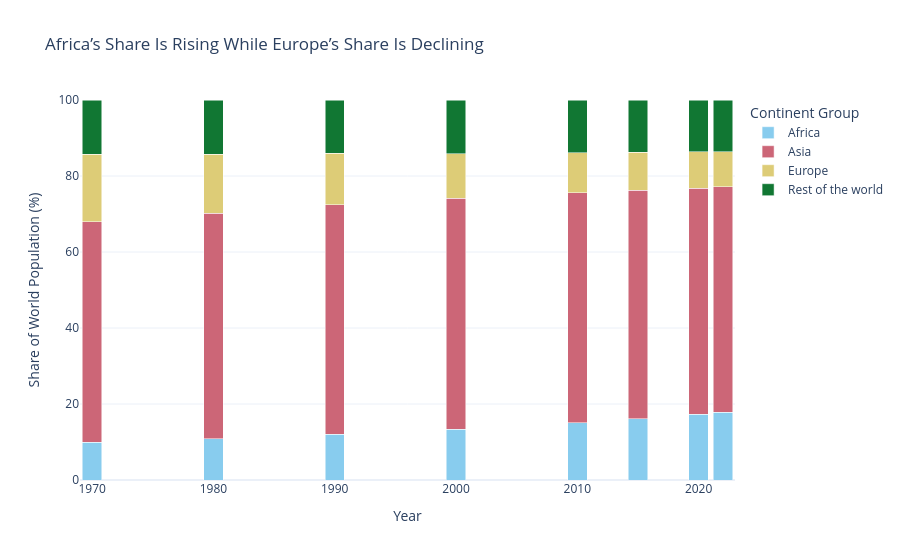

The notebook cell saved with this chart:
### Markdown cell above
**Chart choice & justification:** *Which chart did you choose, and why? Justify design choices.

*YOUR ANSWER HERE*

I chose a 100% stacked bar chart because it shows how each continent group contributes to the total world population over time. Each bar represents 100% of the population for a particular year, making it easy to compare changes in population shares.

### Code cell
# Q7
# YOUR CODE HERE


df_long['Continent Group'] = df_long['Continent'].replace({
    'North America': 'Rest of the world',
    'South America': 'Rest of the world',
    'Oceania': 'Rest of the world'
})

continent_pop = df_long.groupby(
    ['Year', 'Continent Group']
)['Population'].sum().reset_index()

continent_pop['World Share (%)'] = (
    continent_pop['Population']
    / continent_pop.groupby('Year')['Population'].transform('sum')
) * 100

fig = px.bar(
    continent_pop,
    x='Year',
    y='World Share (%)',
    color='Continent Group',
    barmode='stack',
    title='Africa’s Share Is Rising While Europe’s Share Is Declining',
    color_discrete_sequence=px.colors.qualitative.Safe
)

fig.update_layout(
    template='plotly_white',
    xaxis_title='Year',
    yaxis_title='Share of World Population (%)',
    legend_title='Continent Group'
)

fig.update_yaxes(range=[0, 100])

fig.show()

### Figure 1 — Plotly figure (JSON) as saved in the notebook; plotly's stock layout.template omitted (floating-point values rounded to 4 significant figures)
{"data": [{"hovertemplate": "Continent Group=Africa<br>Year=%{x}<br>World Share (%)=%{y}<extra></extra>", "legendgroup": "Africa", "marker": {"color": "rgb(136, 204, 238)", "pattern": {"shape": ""}}, "name": "Africa", "orientation": "v", "showlegend": true, "textposition": "auto", "type": "bar", "x": [1970, 1980, 1990, 2000, 2010, 2015, 2020, 2022], "xaxis": "x", "y": [9.893, 10.84, 12.01, 13.32, 15.11, 16.18, 17.36, 17.89], "yaxis": "y"}, {"hovertemplate": "Continent Group=Asia<br>Year=%{x}<br>World Share (%)=%{y}<extra></extra>", "legendgroup": "Asia", "marker": {"color": "rgb(204, 102, 119)", "pattern": {"shape": ""}}, "name": "Asia", "orientation": "v", "showlegend": true, "textposition": "auto", "type": "bar", "x": [1970, 1980, 1990, 2000, 2010, 2015, 2020, 2022], "xaxis": "x", "y": [58.06, 59.32, 60.41, 60.76, 60.43, 60.05, 59.48, 59.21], "yaxis": "y"}, {"hovertemplate": "Continent Group=Europe<br>Year=%{x}<br>World Share (%)=%{y}<extra></extra>", "legendgroup": "Europe", "marker": {"color": "rgb(221, 204, 119)", "pattern": {"shape": ""}}, "name": "Europe", "orientation": "v", "showlegend": true, "textposition": "auto", "type": "bar", "x": [1970, 1980, 1990, 2000, 2010, 2015, 2020, 2022], "xaxis": "x", "y": [17.76, 15.59, 13.55, 11.81, 10.53, 9.987, 9.514, 9.32], "yaxis": "y"}, {"hovertemplate": "Continent Group=Rest of the world<br>Year=%{x}<br>World Share (%)=%{y}<extra></extra>", "legendgroup": "Rest of the world", "marker": {"color": "rgb(17, 119, 51)", "pattern": {"shape": ""}}, "name": "Rest of the world", "orientation": "v", "showlegend": true, "textposition": "auto", "type": "bar", "x": [1970, 1980, 1990, 2000, 2010, 2015, 2020, 2022], "xaxis": "x", "y": [14.29, 14.25, 14.02, 14.1, 13.93, 13.79, 13.65, 13.57], "yaxis": "y"}], "layout": {"barmode": "stack", "legend": {"title": {"text": "Continent Group"}, "tracegroupgap": 0}, "title": {"text": "Africa’s Share Is Rising While Europe’s Share Is Declining"}, "xaxis": {"anchor": "y", "domain": [0, 1], "title": {"text": "Year"}}, "yaxis": {"anchor": "x", "domain": [0, 1], "range": [0, 100], "title": {"text": "Share of World Population (%)"}}}}
